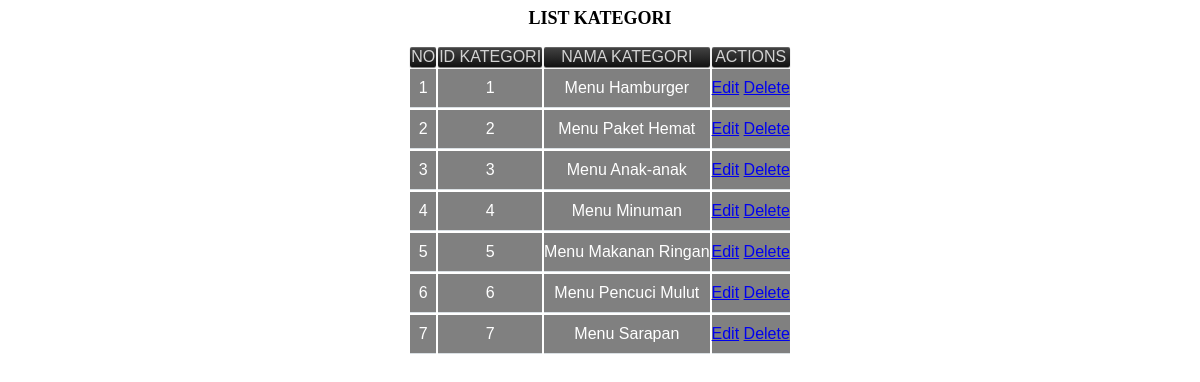
Screenshot of /aifrieck/admin/kategori/lihat_kategori.php (signed in) with the database file from the repository.
### tables this page shows
CREATE TABLE `kategori` (
  `id_kategori` int(10) NOT NULL,
  `nama_kategori` varchar(50) NOT NULL
);

### aifrieck/admin/kategori/lihat_kategori.php (the view, shortened to what this page needs)
<?php
include "../../conn.php";
$hasil=  mysqli_query($connect, "SELECT * FROM kategori");
print("<b><center><div class='judul'>LIST KATEGORI</div><center><br>");
?>
<!DOCTYPE html>
<html>
    <head>
    </head>
    <body>
            <table align=center>
            <?php
            $n=0;
            ?>
            <tr>
                <td class='dr_tabel'><center>NO</center></td>
                <td class='dr_tabel'><center>ID KATEGORI</center></td>
                <td class='dr_tabel'><center>NAMA KATEGORI</center></td>
                <td class='dr_tabel'><center>ACTIONS</center></td>
            </tr>
            <?php
            while($baris=mysqli_fetch_row($hasil))
            {
                $n++;
            ?>
            <tr>
                <td class='dr_row2'><?php echo $n ?></td>
                <td class='dr_row2'><?php echo $baris[0] ?></td>
                <td class='dr_row2'><?php echo $baris[1] ?></td>
                <td class='dr_row2'>
                    <a href="edit_kategori.php?id=<?php echo $baris[0] ?>">Edit</a>
                    <a href="delete_kategori.php?id=<?php echo $baris[0] ?>">Delete</a>
                </td>
            </tr>
            <?php
            }
            ?>
            </table>
    </body>
</html>

### aifrieck/admin/kategori/lihat_kategori.php (style rules this page uses)
body { font-size: 14px; color: #000000; font-family: Arial; font-weight: bold; }
.judul { font-family: cursive; font-size: large; }
.dr_tabel { background-color: #111; background-image: -moz-linear-gradient(#444, #111); background-image: -webkit-gradient(linear, left top, left bottom, from(#444), to(#111)); background-image: -webkit-linear-gradient(#444, #111); background-image: -o-linear-gradient(#444, #111); background-image: -ms-linear-gradient(#444, #111); background-image: linear-gradient(#444, #111); -moz-border-radius: 6px; -webkit-border-radius: 6px; border-radius: 2px; -moz-box-shadow: 0 1px 1px #777, 0 1px 0 #666 inset; -webkit-box-shadow: 0 1px 1px #777, 0 1px 0 #666 inset; box-shadow: 0 1px 1px #777, 0 1px 0 #666 inset; color: lightgray; }
.dr_row2 { padding: 10px 0; vertical-align: top; border-bottom: 1px solid #dae0e4; text-align: center; background-color: grey; color: white; }

### rows the page displays
kategori: id_kategori "1", nama_kategori "Menu Hamburger"
kategori: id_kategori "2", nama_kategori "Menu Paket Hemat"
kategori: id_kategori "3", nama_kategori "Menu Anak-anak"
kategori: id_kategori "4", nama_kategori "Menu Minuman"
kategori: id_kategori "5", nama_kategori "Menu Makanan Ringan"
kategori: id_kategori "6", nama_kategori "Menu Pencuci Mulut"
kategori: id_kategori "7", nama_kategori "Menu Sarapan"
